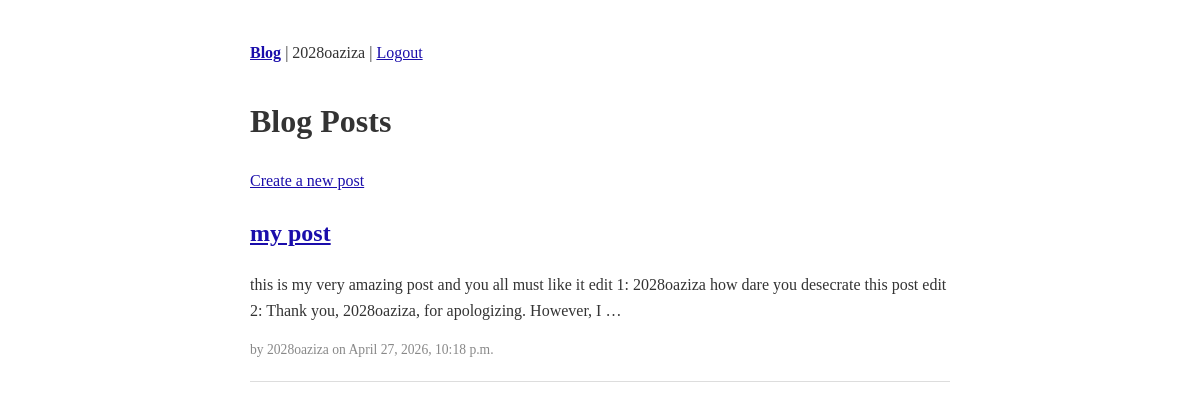
The app's page / (signed in) with its own data.
### blog/models.py (models this page shows)
class Post(models.Model):
    title = models.CharField(max_length = 200)
    content = models.TextField()
    author = models.ForeignKey(User, on_delete = models.CASCADE)
    created_at = models.DateTimeField(auto_now_add=True)
    updated_at = models.DateTimeField(auto_now=True)
    date = models.DateField(default=timezone.now)

### blog/views.py (the view)
# urls.py: path('', views.post_list, name='post_list'),
def post_list(request):
    posts = Post.objects.all().order_by('-created_at')
    return render(request, 'blog/post_list.html', {'posts': posts})

### blog/templates/blog/post_list.html (shortened to what this page needs)
{% extends 'blog/base.html' %}
{% block content %}
<h1>Blog Posts</h1>
<a href = "{% url 'post_create' %}">Create a new post</a>
{% for post in posts %}
    <h2><a href = "{% url 'post_detail' post.pk %}">{{post.title}}</a></h2>
    <p>{{post.content|truncatewords:30}}</p>
    <p class = "meta">by {{post.author.username}} on {{post.created_at}}</p>
    <hr>
{% empty %}
    <p> No posts yet. </p>
{% endfor %}
{% endblock %}

### blog/templates/blog/base.html (shortened to what this page needs)
<!doctype html>
<html>
    <head>
    </head>
    <body>
        <div class = "nav">
            <a href = "{% url 'post_list' %}"><strong>Blog</strong></a>
            {% if user.is_authenticated %}
                | {{user.username}} | <a href = "{% url 'ion_logout' %}">Logout</a>
            {% else %}
                | <a href = "{% url 'ion_login' %}">Log in</a>
            {% endif %}
        </div>
        {% block content %}{% endblock %}
    </body>
</html>

### blog/templates/blog/base.html (style rules this page uses)
body { font-family: Georgia, serif; max-width: 700px; margin: 40px auto; padding: 0 20px; line-height: 1.6; color: #333; }
a { color: #1a0dab; }
hr { border: none; border-top: 1px solid #ddd; margin: 20px 0; }
.meta { color: #888; font-size: 0.85em; }
.nav { margin-bottom: 30px; }

### records on screen
Post: title "my post", content "this is my very amazing post and you all must like it edit 1: 2028oaziza how dare you desecrate this post edit 2: Thank you, 2028oaziza, for apologizing. However, I …", author.username "2028oaziza", created_at "April 27, 2026, 10:18 p.m."

### other values on screen
{{ user.username }} "2028oaziza"
